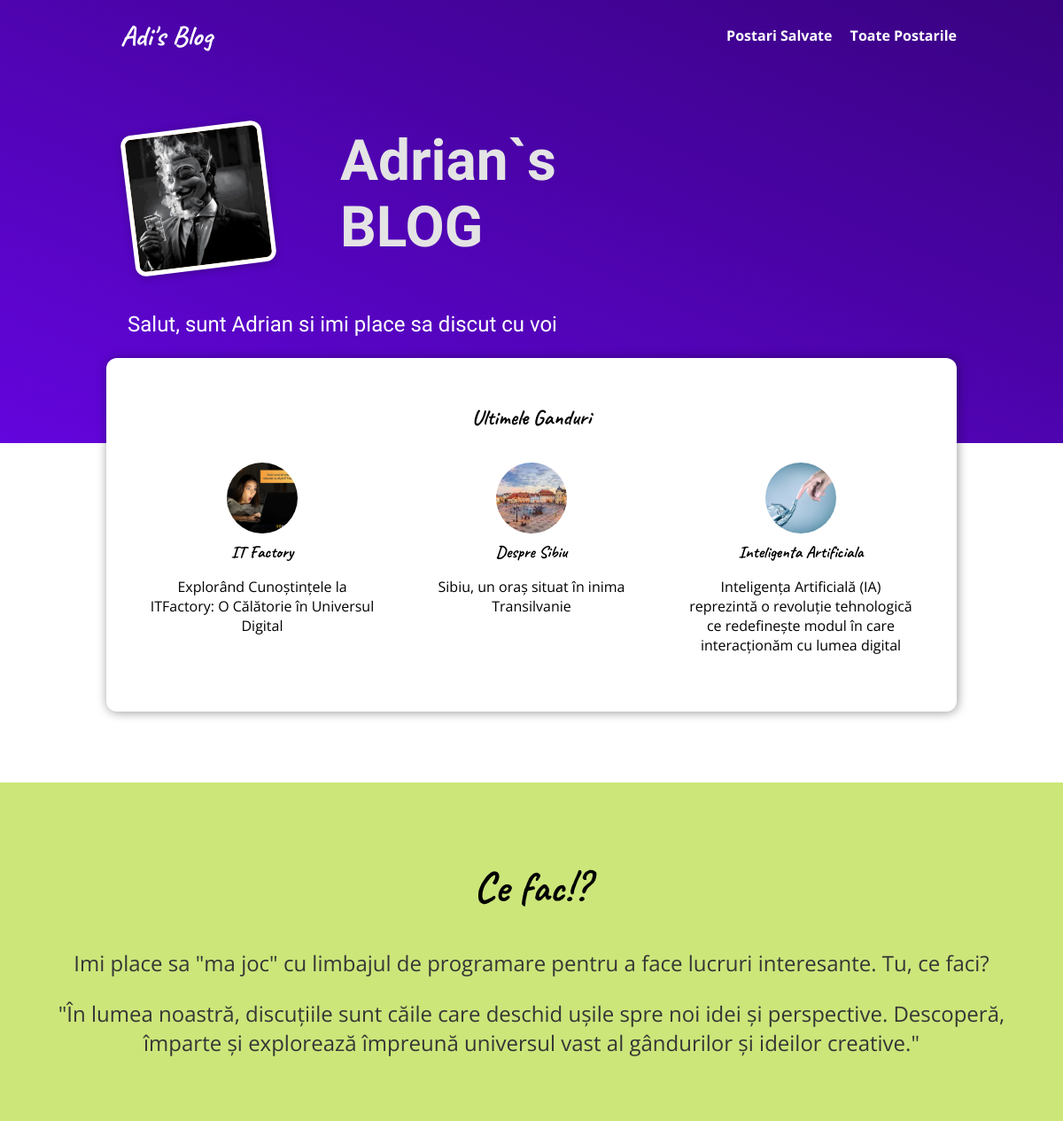
Before: / with the older database file.
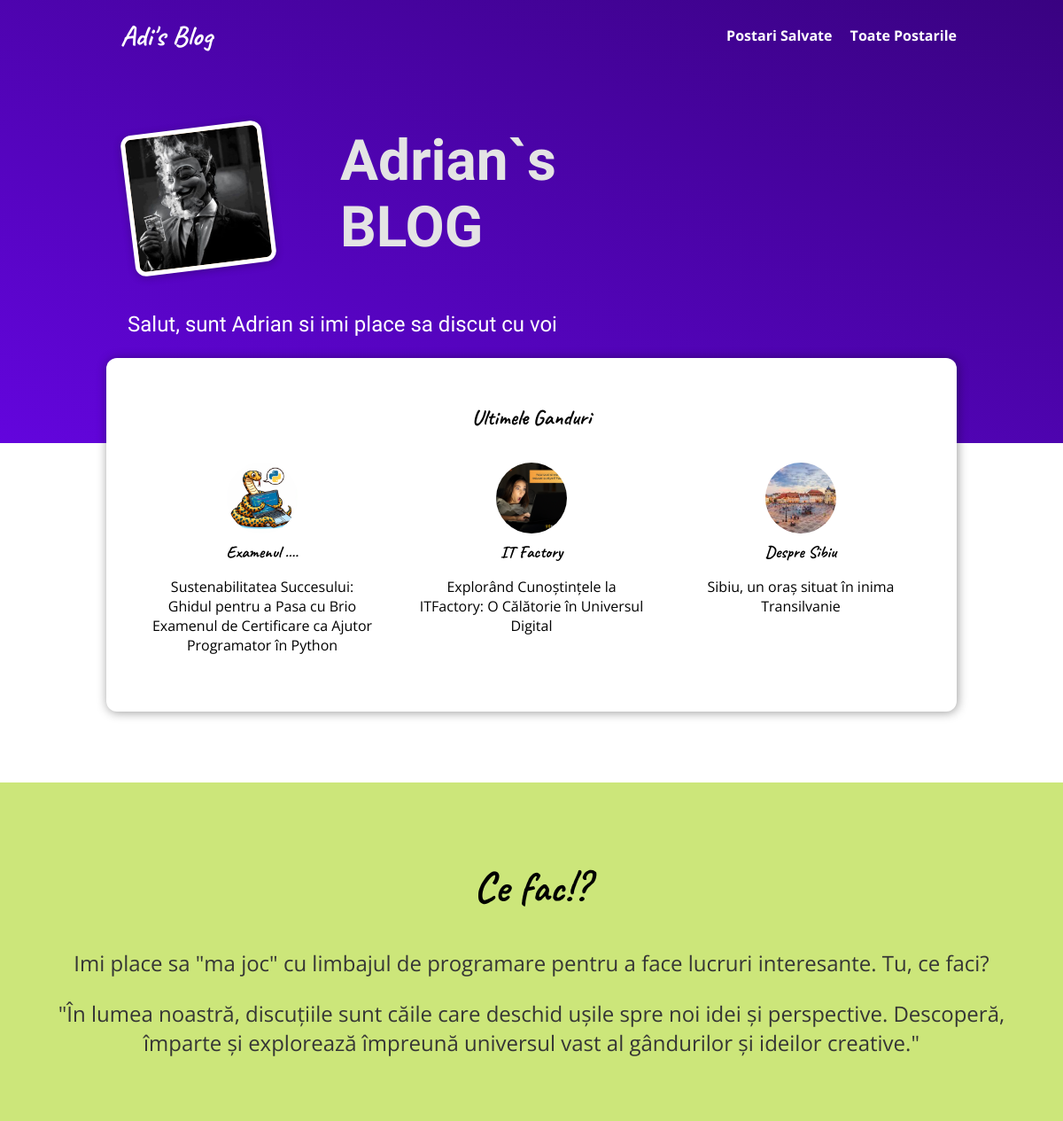
After: the same page with the newer database file.
### blog/models.py (models this page shows, shortened)
class Post(models.Model):
    title = models.CharField(max_length=150)
    excerpt = models.CharField(max_length=200)
    image = models.ImageField(upload_to="posts", null=True)
    date = models.DateField(auto_now=True)
    slug = models.SlugField(unique=True, db_index=True)
    content = models.TextField(validators=[MinLengthValidator(10)])
    author = models.ForeignKey(
        Author, on_delete=models.SET_NULL, null=True, related_name="posts")
    tags = models.ManyToManyField(Tag)

### blog/views.py (the view)
# urls.py: path("", views.StartingPageView.as_view(), name="starting-page"),
class StartingPageView(ListView):
    template_name = "blog/index.html"
    model = Post
    ordering = ["-date"]
    context_object_name = "posts"
    def get_queryset(self):
        queryset = super().get_queryset()
        data = queryset[:3]
        return data

### blog/templates/blog/index.html (shortened to what this page needs)
{% extends "base.html" %}
{% load static %}
{% block css_files %}
  <link rel="stylesheet" href="{% static "blog/post.css" %}" />
  <link rel="stylesheet" href="{% static "blog/index.css" %}" />
{% endblock %}
{% block content %}
<section id="welcome">
  <header>
    <img src="{% static "blog/images/adi2.jpeg" %}" alt="owner-picture" />
    <h2>Adrian`s BLOG</h2>
  </header>
  <p>Salut, sunt Adrian si imi place sa discut cu voi </p>
</section>
<section id="latest-posts">
  <h2>Ultimele Ganduri</h2>
  <ul>
    {% for post in posts %}
      {% include "blog/includes/post.html" %}
    {% endfor %}
  </ul>
</section>
<section id="about">
  <h2>Ce fac!?</h2>
  <p>
    Imi place sa "ma joc" cu limbajul de programare  pentru a face lucruri interesante. Tu, ce faci?
  </p>
  <p>
    "În lumea noastră, discuțiile sunt căile care deschid ușile spre noi idei și perspective.
    Descoperă, împarte și explorează împreună universul vast al gândurilor și ideilor creative."
  </p>
</section>
{% endblock %}

### templates/base.html (shortened to what this page needs)
{% load static %}
<!DOCTYPE html>
<html lang="en">
<head>
   <link rel="stylesheet" href="{% static "app.css" %}">
  {% block css_files %}{% endblock %}
</head>
<body>
  <header id="main-navigation">
    <h1><a href="{% url "starting-page" %}">Adi's Blog</a></h1>
    <nav>
      <a href="{% url "read-later" %}">Postari Salvate</a>
      <a href="{% url "posts-page" %}">Toate Postarile</a>
    </nav>
  </header>
  {% block content %}
  {% endblock %}
</body>
</html>

### blog/templates/blog/includes/post.html
<li>
  <article class="post">
    <a href="{% url "post-detail-page" post.slug %}">
      <img src="{{ post.image.url }}" alt="{{ post.title }}"
      />
      <div class="post__content">
        <h3>{{ post.title }}</h3>
        <p>
          {{ post.excerpt }}
        </p>
      </div>
    </a>
  </article>
</li>

### static/app.css (style rules this page uses)
* { box-sizing: border-box; }
html { font-family: 'Open Sans', 'Lato', sans-serif; }
body { margin: 0; }
h1, h2, h3 { font-family: 'Caveat', cursive; font-weight: regular; }
#main-navigation { width: 100%; height: 5rem; display: flex; justify-content: space-between; align-items: center; padding: 0 10%; position: absolute; top: 0; left: 0; }
#main-navigation a { text-decoration: none; color: white; font-weight: bold; margin-left: 1rem; }

### blog/static/blog/post.css (style rules this page uses)
.post { display: flex; flex-direction: column; align-items: center; text-align: center; }
.post a { text-decoration: none; color: black; transition: all 0.2s ease; padding: 1rem; }
.post img { width: 5rem; height: 5rem; object-fit: cover; border-radius: 50%; }
.post h3 { margin: 0.25rem 0; }

### blog/static/blog/index.css (style rules this page uses)
#welcome { background: linear-gradient(to right top, #6305dd, #390281); padding: 6rem 12%; }
#welcome header { display: flex; align-items: flex-start; margin: 3rem auto; }
#welcome img { width: 10rem; height: 10rem; object-fit: cover; object-position: top; border: 5px solid white; border-radius: 12px; background-color: #ffe1bf; transform: rotateZ(-7deg); box-shadow: 0 2px 8px rgba(0, 0, 0, 0.25); }
#welcome h2 { font-family: 'Rubik Burned', system-ui; font-size: 4rem; margin: 0 0 0 5rem; color: #e4e4e4; width: 9rem; }
#welcome p { font-family: 'Lobster', sans-serif; color: white; font-size: 1.5rem; }
#latest-posts { background-color: white; padding: 2rem; border-radius: 12px; width: 60rem; margin: -6rem auto 2rem auto; box-shadow: 1px 1px 12px rgba(0, 0, 0, 0.4); }
#latest-posts h2 { text-align: center; }
#latest-posts ul { list-style: none; margin: 0; padding: 0; display: flex; gap: 1rem; }
#latest-posts li { flex: 1; }
#about { text-align: center; padding: 3rem; background-color: #cce67a; margin-top: 5rem; }
#about h2 { font-size: 3rem; }
#about p { font-size: 1.5rem; color: #353535; }

Changed rows visible on the page:
no longer on this page (row unchanged): Post: image (picture), title "Inteligenta Artificiala", excerpt "Inteligența Artificială (IA) reprezintă o revoluție tehnologică ce redefinește modul în care interacționăm cu lumea digital"
added Post: image (picture), title "Examenul ....", excerpt "Sustenabilitatea Succesului: Ghidul pentru a Pasa cu Brio Examenul de Certificare ca Ajutor Programator în Python"
